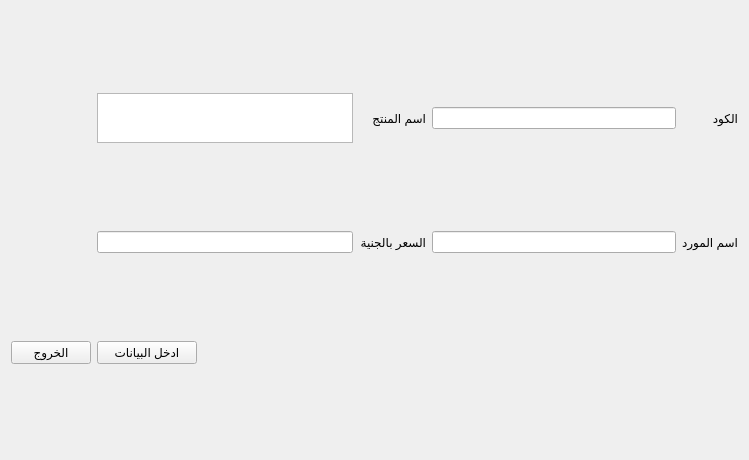
<?xml version="1.0" encoding="UTF-8"?>
<ui version="4.0">
 <class>DataEntryWidget</class>
 <widget class="QWidget" name="DataEntryWidget">
  <property name="geometry">
   <rect>
    <x>0</x>
    <y>0</y>
    <width>749</width>
    <height>460</height>
   </rect>
  </property>
  <property name="windowTitle">
   <string>صفحة ادخال البيانات</string>
  </property>
  <layout class="QGridLayout" name="gridLayout">
   <item row="1" column="5">
    <widget class="QLineEdit" name="IDLineEdit">
     <property name="minimumSize">
      <size>
       <width>100</width>
       <height>0</height>
      </size>
     </property>
    </widget>
   </item>
   <item row="3" column="1" colspan="2">
    <widget class="QPushButton" name="exitButton">
     <property name="sizePolicy">
      <sizepolicy hsizetype="Preferred" vsizetype="Fixed">
       <horstretch>0</horstretch>
       <verstretch>0</verstretch>
      </sizepolicy>
     </property>
     <property name="maximumSize">
      <size>
       <width>100</width>
       <height>16777215</height>
      </size>
     </property>
     <property name="text">
      <string>الخروج</string>
     </property>
    </widget>
   </item>
   <item row="3" column="3">
    <widget class="QPushButton" name="enterButton">
     <property name="sizePolicy">
      <sizepolicy hsizetype="Preferred" vsizetype="Preferred">
       <horstretch>0</horstretch>
       <verstretch>0</verstretch>
      </sizepolicy>
     </property>
     <property name="minimumSize">
      <size>
       <width>100</width>
       <height>0</height>
      </size>
     </property>
     <property name="maximumSize">
      <size>
       <width>100</width>
       <height>16777215</height>
      </size>
     </property>
     <property name="text">
      <string>ادخل البيانات</string>
     </property>
    </widget>
   </item>
   <item row="1" column="6">
    <widget class="QLabel" name="label">
     <property name="maximumSize">
      <size>
       <width>16777215</width>
       <height>50</height>
      </size>
     </property>
     <property name="text">
      <string>الكود</string>
     </property>
    </widget>
   </item>
   <item row="2" column="5">
    <widget class="QLineEdit" name="providerNameLineEdit"/>
   </item>
   <item row="1" column="4">
    <widget class="QLabel" name="label_2">
     <property name="text">
      <string>اسم المنتج</string>
     </property>
    </widget>
   </item>
   <item row="2" column="3">
    <widget class="QLineEdit" name="priceLineEdit"/>
   </item>
   <item row="2" column="6">
    <widget class="QLabel" name="label_3">
     <property name="text">
      <string>اسم المورد</string>
     </property>
    </widget>
   </item>
   <item row="2" column="4">
    <widget class="QLabel" name="label_4">
     <property name="text">
      <string>السعر بالجنية</string>
     </property>
    </widget>
   </item>
   <item row="1" column="3">
    <widget class="QTextEdit" name="productNameLineEdit">
     <property name="maximumSize">
      <size>
       <width>16777215</width>
       <height>50</height>
      </size>
     </property>
    </widget>
   </item>
  </layout>
 </widget>
 <resources/>
 <connections/>
</ui>
